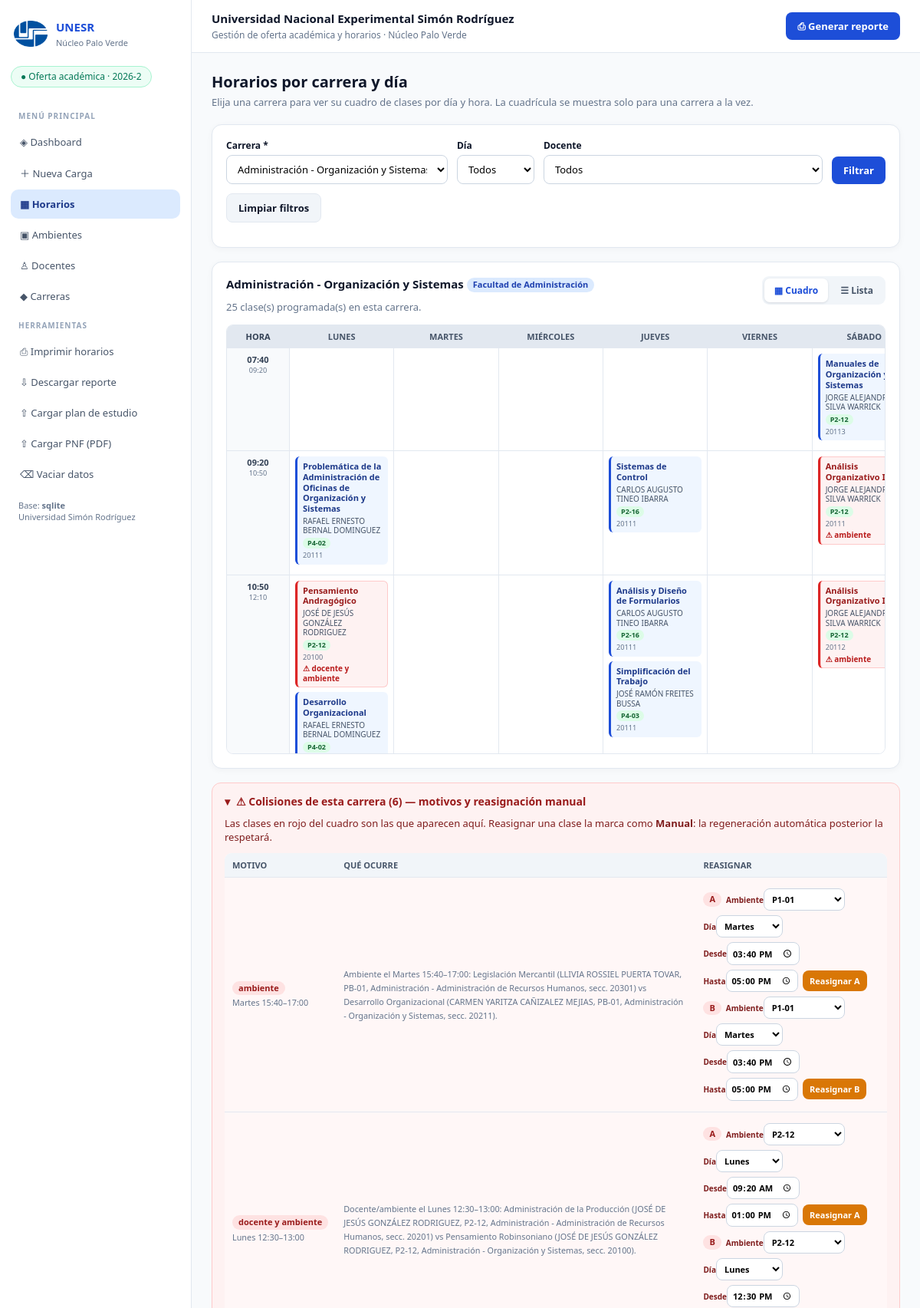
The app's page /horarios?carrera_id=96 (upper part), older data.
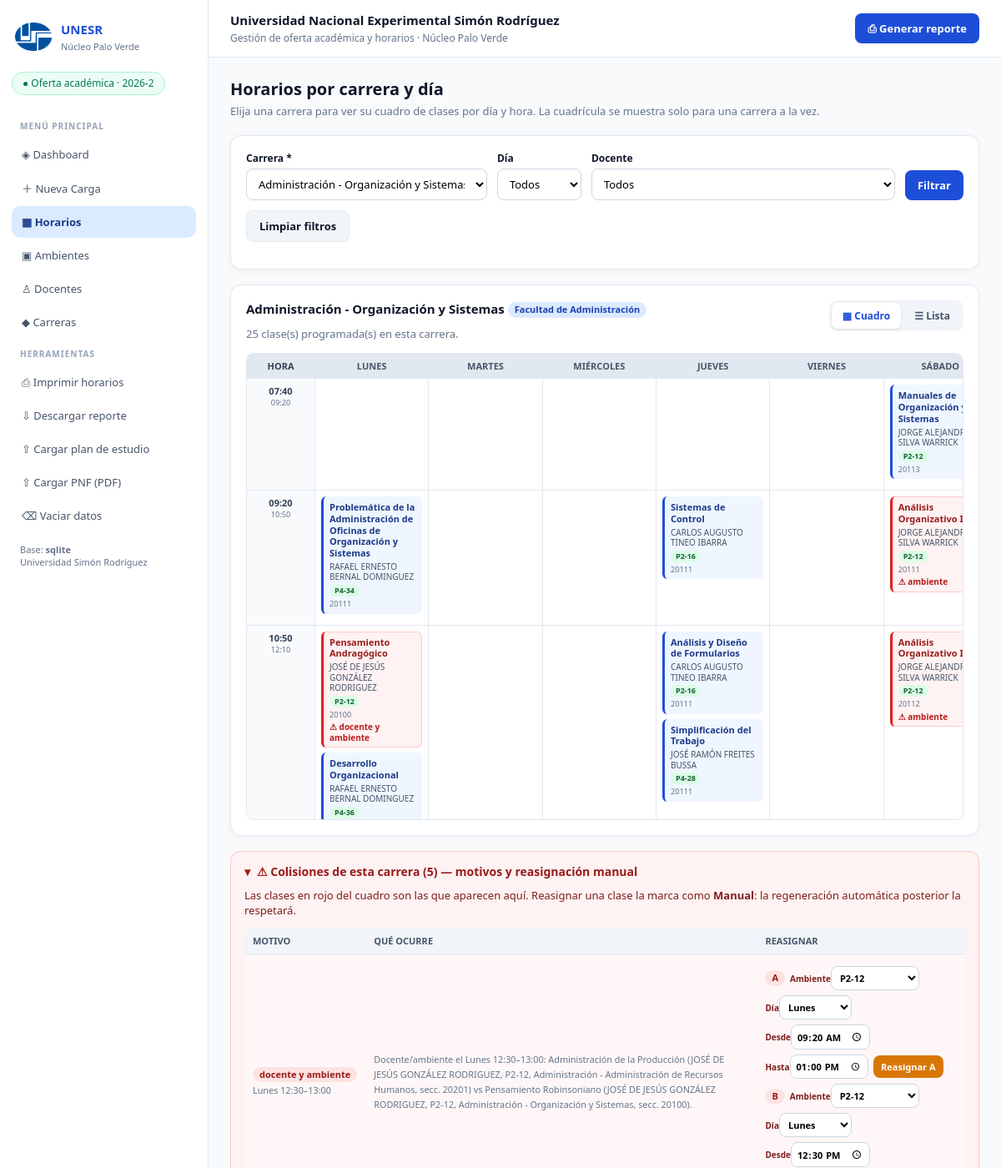
The same page, newer data.
### tables this page shows
CREATE TABLE asignaciones_horario (
        id INTEGER PRIMARY KEY AUTOINCREMENT,
        carga_id INTEGER NOT NULL,
        profesor_id INTEGER NOT NULL,
        materia_id INTEGER NOT NULL,
        salon_id INTEGER NOT NULL,
        dia TEXT NOT NULL,
        hora_inicio TEXT NOT NULL,
        hora_fin TEXT NOT NULL,
        estado TEXT DEFAULT 'Confirmado',
        FOREIGN KEY (carga_id) REFERENCES carga_academica(id) ON DELETE CASCADE,
        FOREIGN KEY (profesor_id) REFERENCES profesores(id) ON DELETE CASCADE,
        FOREIGN KEY (materia_id) REFERENCES materias(id) ON DELETE CASCADE,
        FOREIGN KEY (salon_id) REFERENCES salones(id) ON DELETE CASCADE
    );

CREATE TABLE materias (
        id INTEGER PRIMARY KEY AUTOINCREMENT,
        nombre TEXT NOT NULL,
        codigo TEXT DEFAULT '',
        carrera_id INTEGER NOT NULL,
        semestre TEXT DEFAULT '1er Semestre', unidad_credito INTEGER DEFAULT 0, mencion TEXT DEFAULT '',
        UNIQUE(nombre, carrera_id),
        FOREIGN KEY (carrera_id) REFERENCES carreras(id) ON DELETE CASCADE
    );

CREATE TABLE profesores (
        id INTEGER PRIMARY KEY AUTOINCREMENT,
        nombre TEXT NOT NULL UNIQUE,
        cedula TEXT DEFAULT '',
        email TEXT DEFAULT ''
    , condicion TEXT DEFAULT 'Contratado/a', mencion TEXT DEFAULT '');

CREATE TABLE salones (
        id INTEGER PRIMARY KEY AUTOINCREMENT,
        codigo TEXT NOT NULL UNIQUE,
        capacidad INTEGER DEFAULT 40,
        edificio TEXT DEFAULT 'Edificio Principal'
    , es_camillas INTEGER DEFAULT 0);

CREATE TABLE carga_academica (
        id INTEGER PRIMARY KEY AUTOINCREMENT,
        profesor_id INTEGER NOT NULL,
        materia_id INTEGER NOT NULL,
        seccion TEXT DEFAULT 'Sección A',
        bloques_semanales INTEGER DEFAULT 1,
        salon_preferido TEXT DEFAULT '',
        dia_fijo TEXT DEFAULT '',
        hora_inicio_fija TEXT DEFAULT '',
        hora_fin_fija TEXT DEFAULT '', compartidos TEXT DEFAULT '',
        UNIQUE(profesor_id, materia_id, seccion),
        FOREIGN KEY (profesor_id) REFERENCES profesores(id) ON DELETE CASCADE,
        FOREIGN KEY (materia_id) REFERENCES materias(id) ON DELETE CASCADE
    );

### app/web.py (the view)
@app.route("/horarios")
def horarios():
    carrera_id = request.args.get("carrera_id", type=int)
    dia = request.args.get("dia") or None
    profesor_id = request.args.get("profesor_id", type=int)
    carreras = queries.carreras_con_pensum()
    if carrera_id and not any(c["id"] == carrera_id for c in carreras):
        flash("La carrera seleccionada no existe.", "warning")
        carrera_id = None
    filas = queries.oferta(carrera_id=carrera_id, dia=dia, profesor_id=profesor_id)
    por_dia = None
    cuadro = None
    estado = None
    carrera = None
    conflictos_por_id: Dict[int, str] = {}
    conflictos_carrera: List[Dict] = []
    for conflicto in scheduler.conflictos():
        for fila in (conflicto["a"], conflicto["b"]):
            cid = int(fila["id"])
            motivos = conflictos_por_id.setdefault(cid, set())
            motivos.add(conflicto["motivo"])
        if carrera_id and carrera_id in (conflicto.get("carrera_id"),
                                         conflicto.get("b_carrera_id")):
            conflictos_carrera.append(conflicto)
    conflictos_por_id = {cid: " y ".join(sorted(v))
                         for cid, v in conflictos_por_id.items()}
    if carrera_id:
        carrera = next(c for c in carreras if c["id"] == carrera_id)
        por_dia = queries.horario_por_carrera(carrera_id)
        cuadro = queries.cuadro_horario(carrera_id, dia=dia, profesor_id=profesor_id)
        estado = queries.estado_carga_carrera(carrera_id)
    return render_template("horarios.html", carreras=carreras, carrera_id=carrera_id,
                           carrera=carrera, dia=dia, profesor_id=profesor_id,
                           filas=filas, por_dia=por_dia, cuadro=cuadro, estado=estado,
                           profesores=queries.profesores(),
                           ambientes=db.ambientes_oficiales(
                               db.query("SELECT id,codigo FROM salones")),
                           conflictos_por_id=conflictos_por_id,
                           conflictos_carrera=conflictos_carrera,
                           dias=db.DIAS_ORDEN)

### app/db.py (called while the page is built)
def _env() -> Dict[str, str]:
    rutas = [ROOT / ".env"]
    if EMPACETADO:
        rutas += [Path(sys.executable).resolve().parent / ".env",
                  base_escritura / ".env"]
    result: Dict[str, str] = {}
    for path in rutas:
        if not path.exists():
            continue
        for line in path.read_text(encoding="utf-8").splitlines():
            line = line.strip()
            if line and not line.startswith("#") and "=" in line:
                k, v = line.split("=", 1)
                result[k.strip()] = v.strip().strip('"').strip("'")
    return result

def configuracion() -> Dict[str, str]:
    cfg = _env()
    for key in ("SUPABASE_URL", "SUPABASE_KEY", "DB_BACKEND", "DATABASE_PATH", "FLASK_SECRET_KEY"):
        if os.environ.get(key):
            cfg[key] = os.environ[key]
    return cfg

def backend_activo() -> str:
    cfg = configuracion()
    mode = cfg.get("DB_BACKEND", "auto").lower()
    if mode == "sqlite":
        return "sqlite"
    if cfg.get("SUPABASE_URL") and cfg.get("SUPABASE_KEY"):
        return "supabase" if mode in ("auto", "supabase") else "sqlite"
    return "sqlite"

### app/web.py (called while the page is built)
@app.before_request
def _init():
    db.init_db()

### app/templates/horarios.html (shortened to what the changed rows need)
{% extends "base.html" %}{% block content %}
<h2>Horarios por carrera y día</h2>
{% if cuadro %}
<div class="card">
{% if estado.sin_clases %}
  <div class="estado-pensum">
    <h3>{{ carrera.nombre }} <span class="badge">{{ carrera.facultad }}</span></h3>
    {% if estado.pensum %}
      <p><b>El pensum sí está cargado:</b> {{ estado.materias_pensum }} unidades curriculares
        ({{ estado.total_uc }} U.C.), pero <b>no hay docentes asignados</b> para impartirlas.
        Por eso el cuadro de horarios está vacío.</p>
      <p class="sub">Los PDF de los PNF contienen la malla curricular, no fichas docentes.
        Asigne docentes desde <a href="/nueva-carga">Nueva Carga</a> (ficha individual o carga
        múltiple) para que el sistema genere las clases automáticamente.</p>
      <details>
        <summary>Materias del pensum pendientes de asignar ({{ estado.pendientes|length }})</summary>
        <div class="pendientes">
          {% for m in estado.pendientes %}
          <div><span class="badge">{{ m.codigo }}</span> {{ m.nombre }}
            {% if m.ciclo %}<small>· {{ m.ciclo }}</small>{% endif %}
            {% if m.unidad_credito %}<small>· {{ m.unidad_credito }} UC</small>{% endif %}
          </div>
          {% endfor %}
        </div>
      </details>
    {% else %}
      <p><b>Esta carrera aún no tiene pensum cargado.</b> Impórtelo desde
        <a href="/carreras">Carreras y pensum</a>.</p>
    {% endif %}
  </div>
{% else %}
  <div id="vista-cuadro">
    {% if cuadro.franjas %}
    <div class="cuadro-scroll">
      <table class="cuadro" aria-label="Cuadro de horarios de {{ carrera.nombre }}">
        <thead><tr><th scope="col" class="col-hora">Hora</th>
          {% for d in cuadro.dias %}<th scope="col">{{ d }}</th>{% endfor %}</tr></thead>
        <tbody>
        {% for ini, fin in cuadro.franjas %}
          <tr><th scope="row" class="col-hora">{{ ini }}<small>{{ fin }}</small></th>
            {% for d in cuadro.dias %}
              <td class="celda">
                {% for f in cuadro.celdas[d][ini] %}
                <div class="clase {% if f.id in conflictos_por_id %}conflicto{% endif %}">
                  <b title="{{ f.materia }}">{{ f.materia }}</b>
                  <span>{{ f.profesor }}</span>
                  <span class="badge {% if f.estado=='Manual' %}warn{% else %}ok{% endif %}">{{ f.ambiente }}</span>
                  {% if f.seccion %}<small>{{ f.seccion }}</small>{% endif %}
                  {% if f.id in conflictos_por_id %}<small class="motivo-conflicto">⚠ {{ conflictos_por_id[f.id] }}</small>{% endif %}
                </div>
                {% endfor %}
              </td>
            {% endfor %}
          </tr>
        {% endfor %}
        </tbody>
      </table>
    </div>
    {% else %}
      <p class="empty">No hay clases asignadas para los filtros seleccionados.</p>
    {% endif %}
  </div>
    {% set hay = false %}
{% endif %}
</div>
{% else %}
<div class="card">
  <p class="empty">Seleccione una carrera para ver su horario en cuadro.</p>
</div>
{% endif %}
{% macro form_reasignar(f, etiqueta) %}
<form method="post" action="/reasignar/{{ f.id }}" class="acciones-form">
  <span class="badge bad">{{ etiqueta }}</span>
  <label>Ambiente<select name="salon_id">{% for s in ambientes %}<option value="{{ s.id }}" {% if s.codigo==f.ambiente %}selected{% endif %}>{{ s.codigo }}</option>{% endfor %}</select></label>
  <label>Día<select name="dia">{% for d in dias %}<option value="{{ d }}" {% if d==f.dia %}selected{% endif %}>{{ d }}</option>{% endfor %}</select></label>
  <label>Desde<input type="time" name="hora_inicio" value="{{ f.hora_inicio }}"></label>
  <label>Hasta<input type="time" name="hora_fin" value="{{ f.hora_fin }}"></label>
  <button class="btn btn-warn">Reasignar {{ etiqueta }}</button>
</form>
{% endmacro %}
<details class="conflictos" {% if conflictos_carrera %}open{% endif %}>
  <summary>⚠ Colisiones de esta carrera ({{ conflictos_carrera|length }}) — motivos y reasignación manual</summary>
  <p class="sub">Las clases en rojo del cuadro son las que aparecen aquí. Reasignar una clase
    la marca como <b>Manual</b>: la regeneración automática posterior la respetará.</p>
  {% if conflictos_carrera %}
  <div style="overflow-x:auto"><table class="tabla-conflictos">
    <thead><tr><th>Motivo</th><th>Qué ocurre</th><th>Reasignar</th></tr></thead>
    <tbody>{% for c in conflictos_carrera %}<tr class="fila-conflicto">
      <td><span class="badge bad">{{ c.motivo }}</span><br><small>{{ c.dia }} {{ c.desde }}–{{ c.hasta }}</small></td>
      <td><small>{{ c.detalle }}</small></td>
      <td>{{ form_reasignar(c.a, 'A') }}{{ form_reasignar(c.b, 'B') }}</td>
    </tr>{% endfor %}</tbody>
  </table></div>
  {% else %}
  <p class="empty">Esta carrera no tiene colisiones actualmente.</p>
  {% endif %}
</details>
{% endblock %}

Row changes from the older to the newer data that the page shows:
no longer on this page (row edited): asignaciones_horario: motivo "ambiente", dia "Martes", desde "15:40", hasta "17:00", detalle "Ambiente el Martes 15:40–17:00: Legislación Mercantil (LLIVIA ROSSIEL PUERTA TOVAR, PB-01, Administración - Administración de Recursos Humanos, secc. 20301) vs Desarrollo Organizacional (CARMEN YARITZA CAÑIZALEZ MEJIAS, PB-01, Administración - Organización y Sistemas, secc. 20211).", etiqueta "A B", dia "Martes Martes", hora_inicio "15:40", hora_fin "17:00", shown under "⚠ Colisiones de esta carrera (6) — motivos y reasignación manual"
no longer on this page (row edited): asignaciones_horario: hora_inicio "15:40", hora_fin "17:00"
changed asignaciones_horario "Problemática de la Administración de Oficinas de Organización y Sistemas": ambiente "P4-02" → "P4-34"
changed asignaciones_horario "Desarrollo Organizacional": ambiente "P4-02" → "P4-36"
changed asignaciones_horario "Simplificación del Trabajo": ambiente "P4-03" → "P4-28"
Text that changed along with them:
{{ conflictos_carrera|length }}: "6" → "5"
